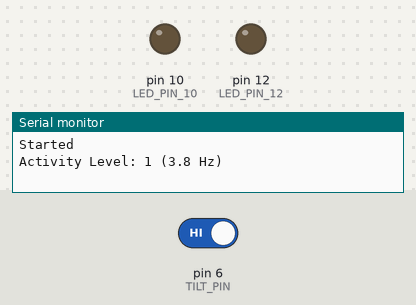
Simulated run of this sketch. Board: Arduino Uno, built with avr-gcc and run on an emulated ATmega328P. Parts: output pins drawn as LEDs (lit = HIGH), the last lines printed to the serial monitor. Inputs (shaded band) come from the test bench; at power-on: pin 6 (TILT_PIN) HIGH.

Above: at 0.9 s.
At 5.4 s:
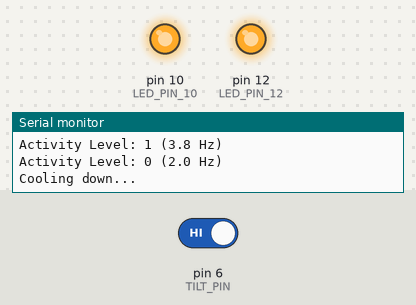
Timing chart, 0 to 7.4 s (numbered marks = the images above):
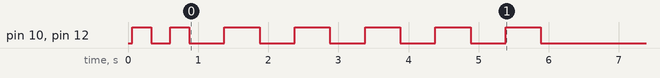

Measured:
- by itself, pin 10 (LED_PIN_10), pin 12 (LED_PIN_12): goes HIGH 0.27 s, LOW 0.27 s, HIGH 0.27 s, 5 × (LOW 0.50 s, HIGH 0.50 s), then LOW

The sketch:

blink_shoe.ino
```cpp
/*
 * Adafruit Flora Blink Shoe
 *
 * This program monitors a ball-in-tube sensor to blink LEDs:
 * - Upon a change and then return to the specified ACTIVE_STATE (LOW or HIGH)
 *   the activityLevel is incremented up to maxActivityLevel at most.
 * - The higher the activityLevel the lower the duration between LED blinks.
 * - activityLevel is decremented every activityLevelDelay if a state change is
 *   not detected, causing the LED blink rate to slow over time if no movement
 *   is detected.
 * - Whenever activityLevel is decrmented to 0, a cooldownDuration long timer is
 *   started before entering an inactive state where the LEDs no longer blink.
 *
 * Connections:
 * - Tilt sensor: 6 and GND
 * - LEDs:        10, 12 and GND
 */

// Pin definitions
const int TILT_PIN = 6;                                // Tilt sensor
const int LED_PIN_10 = 10;                             // LED 1
const int LED_PIN_12 = 12;                             // LEDs 2 & 3

// NOTE: unsigned longs are used for comparison with the values returned by millis()
// which returns an unsigned long

// Tilt sensor state
int currentTiltState = LOW;
int previousTiltState = LOW;
const unsigned long debounceDelay = 50;                // Time state must remain unchanged to register
unsigned long lastDebounceTime = 0;                    // Record time last debounce started

// LED flashing
bool ledFlashing = false;
bool ledState = LOW;
const unsigned long cooldownDuration = 5000;           // Time spent before disabling flashing at activityLevel = 0
unsigned long baseInterval = 500;                      // Base flash interval, slow
unsigned long fastestInterval = 50;                    // Fastest interval, fast
unsigned long currentFlashInterval = baseInterval;     // Flash speed, initially set to base
unsigned long lastFlashTime = 0;                       // Record last time a flash happened
unsigned long activityLevelDelay = 1000;               // Seconds between decrementing activityLevel

// Activity tracking
bool waitingToStop = false;                            // Flag for waiting period after activity reaches zero
int activityLevel = 0;                                 // Current activity level initially set to 0
const int maxActivityLevel = 10;                       // Maximum activity level
const int ACTIVE_STATE = HIGH;                          // Only count this tilt state as "active movement"
unsigned long lastActivityTime = 0;                    // Allows for calculating time since hitting zero

void setup() {
  // Initialize serial out
  Serial.begin(9600);

  // Configure pins
  pinMode(TILT_PIN, INPUT_PULLUP);  // Use internal pullup resistor
  pinMode(LED_PIN_10, OUTPUT);
  pinMode(LED_PIN_12, OUTPUT);

  // Read initial state
  previousTiltState = digitalRead(TILT_PIN);
}

/*
 * Print the current activity level and flash rate
 */
void printActivityLevel() {
  Serial.print("Activity Level: ");
  Serial.print(activityLevel);
  if (ledFlashing) {
    Serial.print(" (");
    Serial.print(1000.0 / currentFlashInterval, 1);
    Serial.println(" Hz)");
  } else {
    Serial.println();
  }
}

/*
 * Handle movement detection and activity level management
 */
void handleMovement() {
  unsigned long currentTime = millis();

  // Only increase activity level on the "active" tilt state
  if (currentTiltState == ACTIVE_STATE) {
    if (ledFlashing) {
      // Already flashing - increase activity level
      if (activityLevel < maxActivityLevel) {
        activityLevel++;
      }
      // Reset the waiting period
      waitingToStop = false;
    } else {
      // Start flashing
      ledFlashing = true;
      lastFlashTime = currentTime;
      ledState = HIGH;
      digitalWrite(LED_PIN_10, ledState);
      digitalWrite(LED_PIN_12, ledState);
      activityLevel++;
      Serial.println("Started");
    }

    updateFlashRate();
    lastActivityTime = currentTime;
  }
}

/*
 * Update the flash rate based on current activity level
 */
void updateFlashRate() {
  if (activityLevel == 0) {
    currentFlashInterval = baseInterval;
  } else {
    // Calculate blink rate linearly
    float minHz = 1000.0 / baseInterval;
    float maxHz = 1000.0 / fastestInterval;
    float hzStep = (maxHz - minHz) / maxActivityLevel;

    float targetHz = minHz + (hzStep * activityLevel);
    currentFlashInterval = (unsigned long)(1000.0 / targetHz);
  }
}

void loop() {
  // Read the current tilt sensor state
  int reading = digitalRead(TILT_PIN);

  // Debounce the tilt sensor reading
  if (reading != previousTiltState) {
    lastDebounceTime = millis();
  }

  if ((millis() - lastDebounceTime) > debounceDelay) {
    // If the reading has been stable for the debounce delay
    if (reading != currentTiltState) {
      currentTiltState = reading;

      if (currentTiltState == ACTIVE_STATE) {
        handleMovement();
        printActivityLevel();
      }
    }
  }

  // Handle LED flashing
  if (ledFlashing) {
    unsigned long currentTime = millis();

    // Do not stop unless cooldownDuration has been met
    bool shouldStop = false;
    if (waitingToStop && (currentTime - lastActivityTime >= cooldownDuration)) {
      // 5 seconds have passed since activity reached zero
      shouldStop = true;
    }

    if (shouldStop) {
      ledFlashing = false;
      waitingToStop = false;
      digitalWrite(LED_PIN_10, LOW);
      digitalWrite(LED_PIN_12, LOW);
      Serial.println("Stopped");
    } else {
      // Continue flashing at the current interval
      if (currentTime - lastFlashTime >= currentFlashInterval) {
        // Flip LED state
        ledState = !ledState;
        digitalWrite(LED_PIN_10, ledState);
        digitalWrite(LED_PIN_12, ledState);
        // Record last flast time
        lastFlashTime = currentTime;
      }
    }
  }

  // Gradually decrease activity level if movement slows
  if (ledFlashing && (millis() - lastActivityTime > activityLevelDelay)) {
    if (activityLevel > 0) {
      activityLevel--;
      updateFlashRate();
      lastActivityTime = millis();
      printActivityLevel();

      // Check if activity just reached zero
      if (activityLevel == 0 && !waitingToStop) {
        waitingToStop = true;
        Serial.println("Cooling down...");
      }
    }
  }

  // Store the reading for next iteration
  previousTiltState = reading;

  delay(10);
}
```
